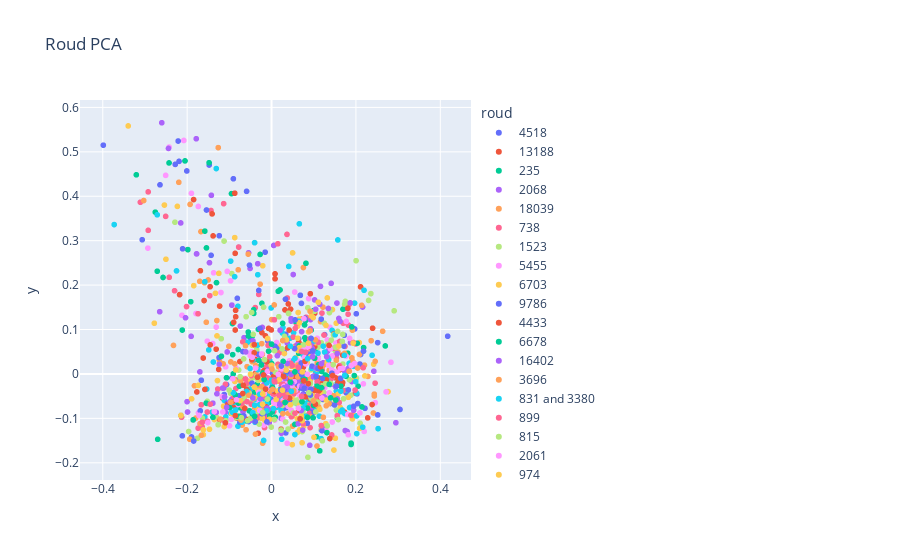

The notebook cell saved with this chart:
### Code cell
df['pca'] = hero.pca(df['tfidf_dt'])
hero.scatterplot(
    df, 
    col='pca', 
    color='roud', 
    title="Roud PCA"
)
